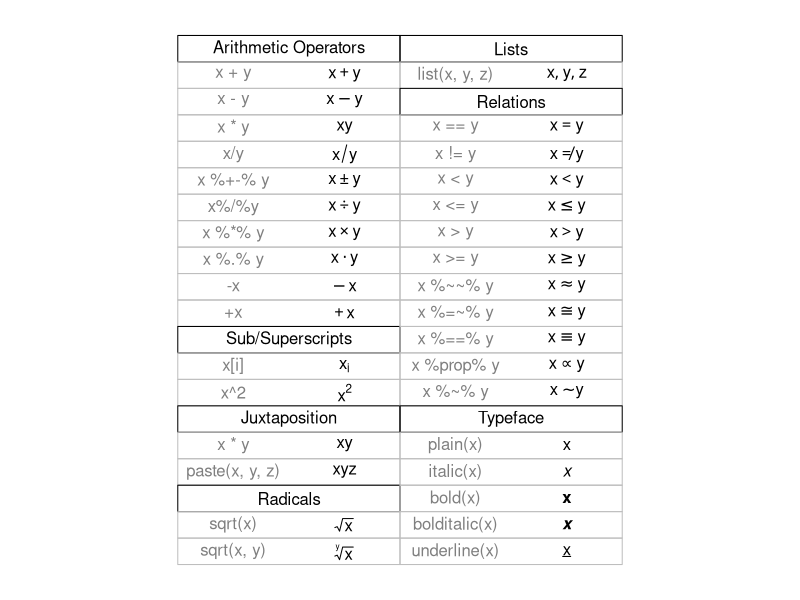
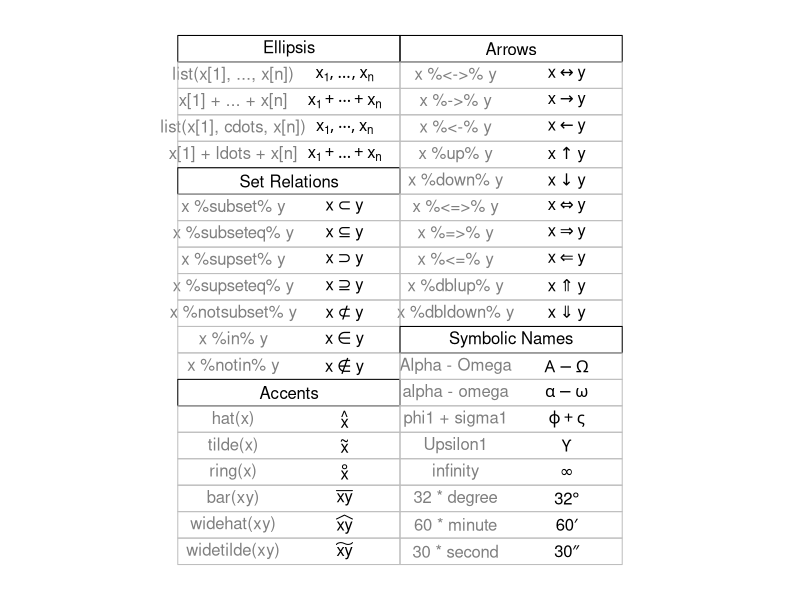
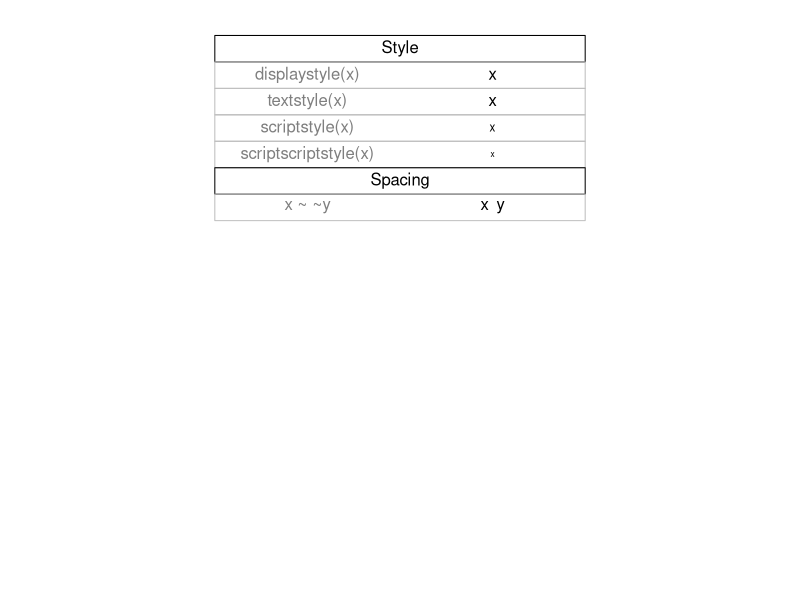
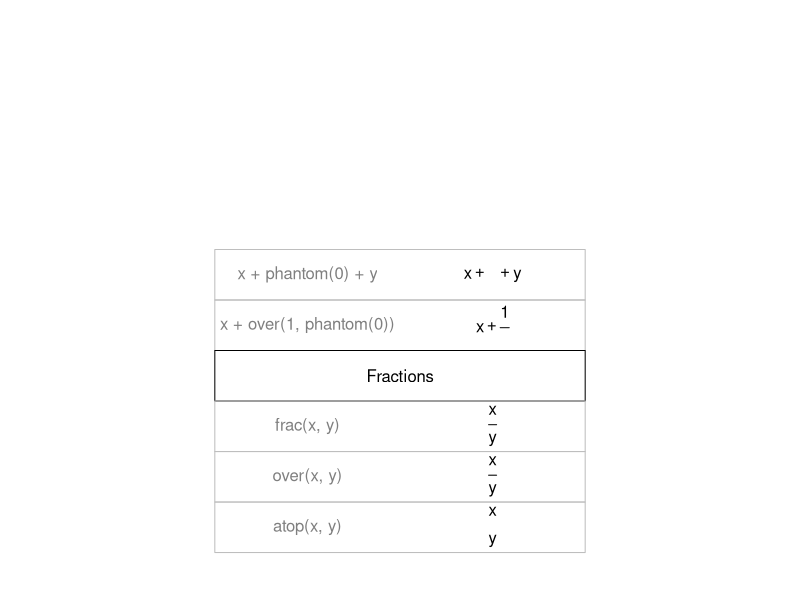
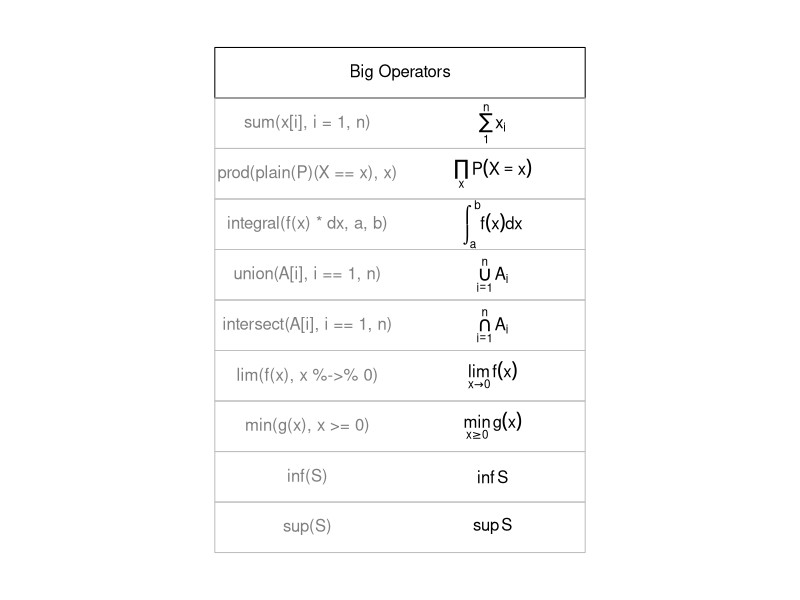
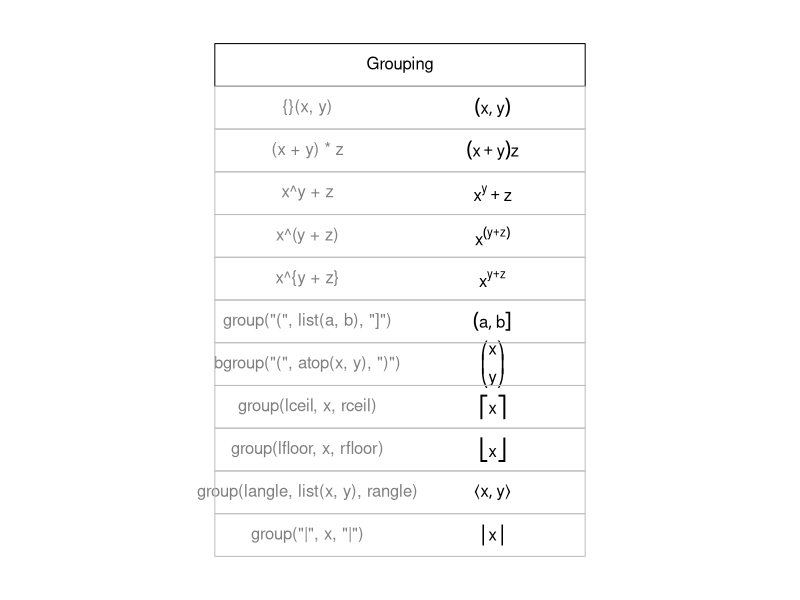

The R source for these figures, in order:
# Examples from grDevices::plotmath helpfil
if (Sys.info()['sysname'] == "Darwin") os <- "macos"
if (Sys.info()['sysname'] == "Linux") os <- "linux"
if (Sys.info()['sysname'] == "Windows") os <- "windows"

library(ragg)
library(glue)

# demo 1
#  Copyright (C) 2002-2016 The R Core Team

require(datasets)
require(grDevices); require(graphics)

## --- "math annotation" in plots :

######
# create tables of mathematical annotation functionality
######
make.table <- function(nr, nc) {
  savepar <- par(mar=rep(0, 4), pty="s")
  plot(c(0, nc*2 + 1), c(0, -(nr + 1)),
       type="n", xlab="", ylab="", axes=FALSE)
  savepar
}

get.r <- function(i, nr) {
  i %% nr + 1
}

get.c <- function(i, nr) {
  i %/% nr + 1
}

draw.title.cell <- function(title, i, nr) {
  r <- get.r(i, nr)
  c <- get.c(i, nr)
  text(2*c - .5, -r, title)
  rect((2*(c - 1) + .5), -(r - .5), (2*c + .5), -(r + .5))
}

draw.plotmath.cell <- function(expr, i, nr, string = NULL) {
  r <- get.r(i, nr)
  c <- get.c(i, nr)
  if (is.null(string)) {
    string <- deparse(expr)
    string <- substr(string, 12, nchar(string) - 1)
  }
  text((2*(c - 1) + 1), -r, string, col="grey50")
  text((2*c), -r, expr, adj=c(.5,.5))
  rect((2*(c - 1) + .5), -(r - .5), (2*c + .5), -(r + .5), border="grey")
}

nr <- 20
nc <- 2

agg_png(glue('img/demo-1-{os}.png'))
oldpar <- make.table(nr, nc)
i <- 0
draw.title.cell("Arithmetic Operators", i, nr); i <- i + 1
draw.plotmath.cell(expression(x + y), i, nr); i <- i + 1
draw.plotmath.cell(expression(x - y), i, nr); i <- i + 1
draw.plotmath.cell(expression(x * y), i, nr); i <- i + 1
draw.plotmath.cell(expression(x / y), i, nr); i <- i + 1
draw.plotmath.cell(expression(x %+-% y), i, nr); i <- i + 1
draw.plotmath.cell(expression(x %/% y), i, nr); i <- i + 1
draw.plotmath.cell(expression(x %*% y), i, nr); i <- i + 1
draw.plotmath.cell(expression(x %.% y), i, nr); i <- i + 1
draw.plotmath.cell(expression(-x), i, nr); i <- i + 1
draw.plotmath.cell(expression(+x), i, nr); i <- i + 1
draw.title.cell("Sub/Superscripts", i, nr); i <- i + 1
draw.plotmath.cell(expression(x[i]), i, nr); i <- i + 1
draw.plotmath.cell(expression(x^2), i, nr); i <- i + 1
draw.title.cell("Juxtaposition", i, nr); i <- i + 1
draw.plotmath.cell(expression(x * y), i, nr); i <- i + 1
draw.plotmath.cell(expression(paste(x, y, z)), i, nr); i <- i + 1
draw.title.cell("Radicals", i, nr); i <- i + 1
draw.plotmath.cell(expression(sqrt(x)), i, nr); i <- i + 1
draw.plotmath.cell(expression(sqrt(x, y)), i, nr); i <- i + 1
draw.title.cell("Lists", i, nr); i <- i + 1
draw.plotmath.cell(expression(list(x, y, z)), i, nr); i <- i + 1
draw.title.cell("Relations", i, nr); i <- i + 1
draw.plotmath.cell(expression(x == y), i, nr); i <- i + 1
draw.plotmath.cell(expression(x != y), i, nr); i <- i + 1
draw.plotmath.cell(expression(x < y), i, nr); i <- i + 1
draw.plotmath.cell(expression(x <= y), i, nr); i <- i + 1
draw.plotmath.cell(expression(x > y), i, nr); i <- i + 1
draw.plotmath.cell(expression(x >= y), i, nr); i <- i + 1
draw.plotmath.cell(expression(x %~~% y), i, nr); i <- i + 1
draw.plotmath.cell(expression(x %=~% y), i, nr); i <- i + 1
draw.plotmath.cell(expression(x %==% y), i, nr); i <- i + 1
draw.plotmath.cell(expression(x %prop% y), i, nr); i <- i + 1
draw.plotmath.cell(expression(x %~% y), i, nr); i <- i + 1
draw.title.cell("Typeface", i, nr); i <- i + 1
draw.plotmath.cell(expression(plain(x)), i, nr); i <- i + 1
draw.plotmath.cell(expression(italic(x)), i, nr); i <- i + 1
draw.plotmath.cell(expression(bold(x)), i, nr); i <- i + 1
draw.plotmath.cell(expression(bolditalic(x)), i, nr); i <- i + 1
draw.plotmath.cell(expression(underline(x)), i, nr); i <- i + 1
dev.off()

# demo 2
agg_png(glue('img/demo-2-{os}.png'))
# Need fewer, wider columns for ellipsis ...
nr <- 20
nc <- 2
make.table(nr, nc)
i <- 0
draw.title.cell("Ellipsis", i, nr); i <- i + 1
draw.plotmath.cell(expression(list(x[1], ..., x[n])), i, nr); i <- i + 1
draw.plotmath.cell(expression(x[1] + ... + x[n]), i, nr); i <- i + 1
draw.plotmath.cell(expression(list(x[1], cdots, x[n])), i, nr); i <- i + 1
draw.plotmath.cell(expression(x[1] + ldots + x[n]), i, nr); i <- i + 1
draw.title.cell("Set Relations", i, nr); i <- i + 1
draw.plotmath.cell(expression(x %subset% y), i, nr); i <- i + 1
draw.plotmath.cell(expression(x %subseteq% y), i, nr); i <- i + 1
draw.plotmath.cell(expression(x %supset% y), i, nr); i <- i + 1
draw.plotmath.cell(expression(x %supseteq% y), i, nr); i <- i + 1
draw.plotmath.cell(expression(x %notsubset% y), i, nr); i <- i + 1
draw.plotmath.cell(expression(x %in% y), i, nr); i <- i + 1
draw.plotmath.cell(expression(x %notin% y), i, nr); i <- i + 1
draw.title.cell("Accents", i, nr); i <- i + 1
draw.plotmath.cell(expression(hat(x)), i, nr); i <- i + 1
draw.plotmath.cell(expression(tilde(x)), i, nr); i <- i + 1
draw.plotmath.cell(expression(ring(x)), i, nr); i <- i + 1
draw.plotmath.cell(expression(bar(xy)), i, nr); i <- i + 1
draw.plotmath.cell(expression(widehat(xy)), i, nr); i <- i + 1
draw.plotmath.cell(expression(widetilde(xy)), i, nr); i <- i + 1
draw.title.cell("Arrows", i, nr); i <- i + 1
draw.plotmath.cell(expression(x %<->% y), i, nr); i <- i + 1
draw.plotmath.cell(expression(x %->% y), i, nr); i <- i + 1
draw.plotmath.cell(expression(x %<-% y), i, nr); i <- i + 1
draw.plotmath.cell(expression(x %up% y), i, nr); i <- i + 1
draw.plotmath.cell(expression(x %down% y), i, nr); i <- i + 1
draw.plotmath.cell(expression(x %<=>% y), i, nr); i <- i + 1
draw.plotmath.cell(expression(x %=>% y), i, nr); i <- i + 1
draw.plotmath.cell(expression(x %<=% y), i, nr); i <- i + 1
draw.plotmath.cell(expression(x %dblup% y), i, nr); i <- i + 1
draw.plotmath.cell(expression(x %dbldown% y), i, nr); i <- i + 1
draw.title.cell("Symbolic Names", i, nr); i <- i + 1
draw.plotmath.cell(expression(Alpha - Omega), i, nr); i <- i + 1
draw.plotmath.cell(expression(alpha - omega), i, nr); i <- i + 1
draw.plotmath.cell(expression(phi1 + sigma1), i, nr); i <- i + 1
draw.plotmath.cell(expression(Upsilon1), i, nr); i <- i + 1
draw.plotmath.cell(expression(infinity), i, nr); i <- i + 1
draw.plotmath.cell(expression(32 * degree), i, nr); i <- i + 1
draw.plotmath.cell(expression(60 * minute), i, nr); i <- i + 1
draw.plotmath.cell(expression(30 * second), i, nr); i <- i + 1
dev.off()

# demo 3
agg_png(glue('img/demo-3-{os}.png'))
# Need even fewer, wider columns for typeface and style ...
nr <- 20
nc <- 1
make.table(nr, nc)
i <- 0
draw.title.cell("Style", i, nr); i <- i + 1
draw.plotmath.cell(expression(displaystyle(x)), i, nr); i <- i + 1
draw.plotmath.cell(expression(textstyle(x)), i, nr); i <- i + 1
draw.plotmath.cell(expression(scriptstyle(x)), i, nr); i <- i + 1
draw.plotmath.cell(expression(scriptscriptstyle(x)), i, nr); i <- i + 1
draw.title.cell("Spacing", i, nr); i <- i + 1
draw.plotmath.cell(expression(x ~~ y), i, nr); i <- i + 1
dev.off()

# demo 4
agg_png(glue('img/demo-4-{os}.png'))
# Need fewer, taller rows for fractions ...
# cheat a bit to save pages
# par(new = TRUE)
nr <- 10
nc <- 1
make.table(nr, nc)
i <- 4
draw.plotmath.cell(expression(x + phantom(0) + y), i, nr); i <- i + 1
draw.plotmath.cell(expression(x + over(1, phantom(0))), i, nr); i <- i + 1
draw.title.cell("Fractions", i, nr); i <- i + 1
draw.plotmath.cell(expression(frac(x, y)), i, nr); i <- i + 1
draw.plotmath.cell(expression(over(x, y)), i, nr); i <- i + 1
draw.plotmath.cell(expression(atop(x, y)), i, nr); i <- i + 1
dev.off()

# demo 5
agg_png(glue('img/demo-5-{os}.png'))
# Need fewer, taller rows and fewer, wider columns for big operators ...
nr <- 10
nc <- 1
make.table(nr, nc)
i <- 0
draw.title.cell("Big Operators", i, nr); i <- i + 1
draw.plotmath.cell(expression(sum(x[i], i=1, n)), i, nr); i <- i + 1
draw.plotmath.cell(expression(prod(plain(P)(X == x), x)), i, nr); i <- i + 1
draw.plotmath.cell(expression(integral(f(x) * dx, a, b)), i, nr); i <- i + 1
draw.plotmath.cell(expression(union(A[i], i==1, n)), i, nr); i <- i + 1
draw.plotmath.cell(expression(intersect(A[i], i==1, n)), i, nr); i <- i + 1
draw.plotmath.cell(expression(lim(f(x), x %->% 0)), i, nr); i <- i + 1
draw.plotmath.cell(expression(min(g(x), x >= 0)), i, nr); i <- i + 1
draw.plotmath.cell(expression(inf(S)), i, nr); i <- i + 1
draw.plotmath.cell(expression(sup(S)), i, nr); i <- i + 1
dev.off()

# demo 6
agg_png(glue('img/demo-6-{os}.png'))
nr <- 12
nc <- 1
make.table(nr, nc)
i <- 0
draw.title.cell("Grouping", i, nr); i <- i + 1
# Those involving '{ . }' have to be done "by hand"
draw.plotmath.cell(expression({}(x , y)), i, nr, string="{}(x, y)"); i <- i + 1
draw.plotmath.cell(expression((x + y)*z), i, nr); i <- i + 1
draw.plotmath.cell(expression(x^y + z),   i, nr); i <- i + 1
draw.plotmath.cell(expression(x^(y + z)), i, nr); i <- i + 1
draw.plotmath.cell(expression(x^{y + z}), i, nr, string="x^{y + z}"); i <- i + 1
draw.plotmath.cell(expression(group("(", list(a, b), "]")), i, nr); i <- i + 1
draw.plotmath.cell(expression(bgroup("(", atop(x, y), ")")), i, nr); i <- i + 1
draw.plotmath.cell(expression(group(lceil, x, rceil)), i, nr); i <- i + 1
draw.plotmath.cell(expression(group(lfloor, x, rfloor)), i, nr); i <- i + 1
draw.plotmath.cell(expression(group(langle, list(x, y), rangle)), i, nr); i <- i + 1
draw.plotmath.cell(expression(group("|", x, "|")), i, nr); i <- i + 1
dev.off()

par(oldpar)
